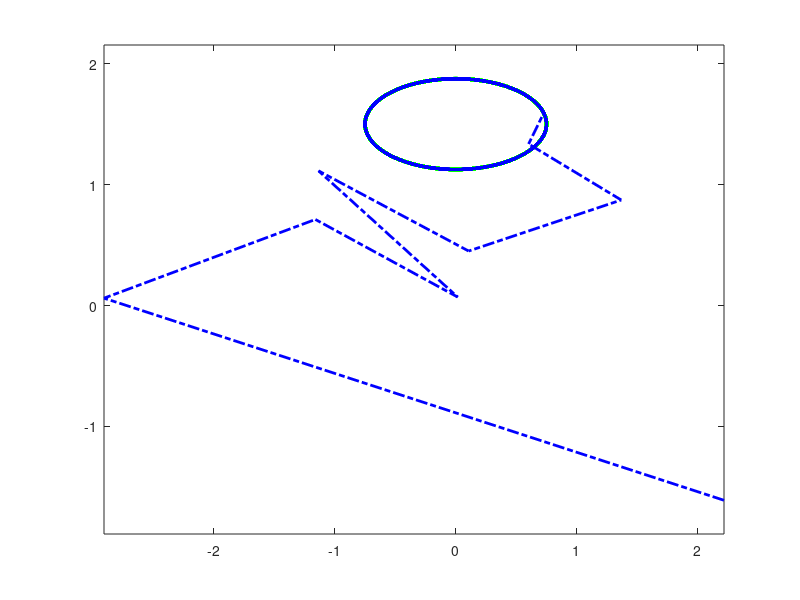

Write MATLAB code to recreate this figure. (Note: this script raises an error after producing the figure.)

%% 2DoF

home
clear
clc
% envirment
g=9.81*1;
% parameters of robot
m=1.5;
L=1.5;
% EF motion
f=1;
A=.75;
phi=pi/2;
Tres=0.005;
time=0:Tres:4/f;


% % Circle motion
% f=0.5;
% phi=pi/2;
% Tres=0.005;
% time=0:Tres:10/f;
% Middle=ceil(9*length(time)/10);
% xef=A*cos(2*pi*f*time)+0;
% yef=A*sin(2*pi*f*time)+2;
% Dxef=-(2*pi*f)*A*sin(2*pi*f*time);
% Dyef= (2*pi*f)*A*cos(2*pi*f*time);
% D2xef=-(2*pi*f)^2*A*cos(2*pi*f*time);
% D2yef=-(2*pi*f)^2*A*sin(2*pi*f*time);
% q1=deg2rad(-60);
% q2=deg2rad(48.031);
% q3=deg2rad(-51.317);


% % Line motion: Horizontal
% phi=0;
% time=0:Tres:20/f;
% Middle=ceil(19*length(time)/20);
% xef=A*cos(2*pi*f*time+phi);
% yef=2.5*ones(size(time));
% Dxef=-(2*pi*f)*A*sin(2*pi*f*time+phi);
% Dyef= 2*zeros(size(time));
% D2xef=-(2*pi*f)^2*A*cos(2*pi*f*time+phi);
% D2yef= 2*zeros(size(time));
% q1=deg2rad( 42.7023); % 41.7023 deg for y=2.5m  ,  22.2 deg for y=2.0m
% q2=deg2rad(19.2663); % 18.2663 deg for y=2.5m  ,  29.468 deg for y=2.0m
% q3=deg2rad(80.3377); % 44.3377 deg for y=2.5m  ,  71.431 deg for y=2.0m

% Ellipose motion
f=0.5;
Tres=0.01;
time=0:Tres:41/f;
Middle1=ceil(39*length(time)/41);
Middle2=ceil(40*length(time)/41);
xef=A*cos(2*pi*f*time)+0;
yef=A/2*sin(2*pi*f*time)+1.5;
Dxef=-(2*pi*f)*A*sin(2*pi*f*time);
Dyef= (2*pi*f)*A/2*cos(2*pi*f*time);
D2xef=-(2*pi*f)^2*A*cos(2*pi*f*time);
D2yef=-(2*pi*f)^2*A/2*sin(2*pi*f*time);
q1=deg2rad(-60);
q2=deg2rad(48.031);


figure('name','Path (3DoF)')
plot(xef,yef,'linewidth',2.5,'linestyle','-','color','g')

Pos=[xef;yef];
DPos=[Dxef;Dyef];
D2Pos=[D2xef;D2yef];


for i=1:length(time)-1
    lPos=L*[cos(q1(i))+cos(q1(i)+q2(i));
            sin(q1(i))+sin(q1(i)+q2(i))];

    cPos=Pos(:,i+1);
    dx=cPos-lPos;

    JJ=L*[-sin(q1(i))-sin(q1(i)+q2(i)), -sin(q1(i)+q2(i));
           cos(q1(i))+cos(q1(i)+q2(i)),  cos(q1(i)+q2(i))]; 

    dq=JJ^-1*dx;
    q1(i+1)=q1(i)+dq(1);
    q2(i+1)=q2(i)+dq(2);
    
end



rPosVal=L*[cos(q1)+cos(q1+q2);
        sin(q1)+sin(q1+q2)];
hold all
plot(rPosVal(1,:),rPosVal(2,:),'linewidth',2,'linestyle','-.','color','b')
hold off
axis equal

q=[q1;q2];
Dq=differential(q,time,Tres);
D2q=differential(Dq,time,Tres);
torqueDesire=TorqueCalculatorMain2(D2q,Dq,q,g,m,m,L,L);


%%
% show    
% close all
figure('name','Path (3DoF)')
    plot(xef(Middle1:Middle2),yef(Middle1:Middle2),'linewidth',2.5,'linestyle','-','color','g')
    hold on 
    plot(rPosVal(1,Middle1:Middle2),rPosVal(2,Middle1:Middle2),'linewidth',2,'linestyle','-.','color','b')
    legend('Desired','Static Path Planing')
    hold off
    axis equal

figure('name','Joint Trajectories')
    subplot(2,1,1)
    plot(time(Middle1:Middle2),q1(Middle1:Middle2))
    grid on
    subplot(2,1,2)
    plot(time(Middle1:Middle2),q2(Middle1:Middle2))
    grid on
    

figure('name','Desired Power vs Time')
%     subplot(3,1,1)
%     plot(time(Middle1:Middle2),torqueDesire(1,Middle1:Middle2).*Dq(1,Middle1:Middle2))
%     grid on
%     subplot(3,1,2)
%     plot(time(Middle1:Middle2),torqueDesire(2,Middle1:Middle2).*Dq(2,Middle1:Middle2))
%     grid on
%     subplot(3,1,3)
%     plot(time(Middle1:Middle2),torqueDesire(3,Middle1:Middle2).*Dq(3,Middle1:Middle2))
%     grid on
    plot(time(Middle1:Middle2),torqueDesire(:,Middle1:Middle2).*Dq(:,Middle1:Middle2),'linewidth',2)
    set(gca,'fontsize',12,'FontWeight','bold')
    legend('u_1','u_2','u_3')
    xlabel('time (s)','fontsize',14,'FontWeight','bold')
    ylabel('u','fontsize',14,'FontWeight','bold')
    grid on
    
    
figure('name','Desired Torque vs Time')
    plot(time(Middle1:Middle2),torqueDesire(:,Middle1:Middle2))
    legend('u_1','u_2','u_3')
    xlabel('time (s)')
    ylabel('u')
    grid on
    


figure('name','Desired Torque vs Angle')
    subplot(2,1,1)
    plot(rad2deg(q1(Middle1:Middle2)),torqueDesire(1,Middle1:Middle2),...
        'Color',[0.87058824300766 0.490196079015732 0],'linewidth',2)
    title('Initial Required Torque-Angle Profile','FontSize',16);
    xlabel('q_1 (deg)','FontWeight','bold','FontSize',14,'FontName','mwa_cmb10');
    ylabel('u_1 (N.m)','FontWeight','bold','FontSize',14,'FontName','mwa_cmb10');
    set(gca,'YMinorGrid','on')
    grid on
    
    subplot(2,1,2)
    plot(InRangeShifter(rad2deg(q2(Middle1:Middle2))),torqueDesire(2,Middle1:Middle2),...
            'Color',[0.87058824300766 0.490196079015732 0],'linewidth',2)
    xlabel('q_2 (deg)','FontWeight','bold','FontSize',14,'FontName','mwa_cmb10');
    ylabel('u_2 (N.m)','FontWeight','bold','FontSize',14,'FontName','mwa_cmb10');
    set(gca,'YMinorGrid','on')
    grid on
    
    
% Y=[q1(1:end)',q2(1:end)',q3(1:end)'];
% % AnimBot3DOF(time(1:end),Y,L);

IntAbsUdqDesire_Opt=sum(sum(abs(torqueDesire(:,Middle1:Middle2).*Dq(:,Middle1:Middle2)),2))*Tres
    
%%
tic
% DoF system
nn=2; % number of joints
% DoF of Optimization 
rQ=40; % Degree of joint trajectory
rU=4; % Degree of passive torque
rB=1;
% WeightMatrix
Weight=[3 2 1]';
Weight=Weight*1;
Sat=[1,1,1];
SampleRate=10;

% Landa for [DQ  D2q ]
SeletcStr={'DQ','D2Q'};
SelectLanda=[0 1];
% Landa=[.1 1e-7 .1 1e-7];   % [landa_1* Beta'*Beta    Landa_2*(D2Q*Beta)'*(D2Q*Beta)
                           %  landa_3* Theta'*Theta  Landa_4*(D2Qhat*Theta)'*(D2Qhat*Theta) ]          
 Landa=[.0002 1e-6 .0002 1e-7]*1; % for linear
%%

Time=time(Middle1:Middle2)-time(Middle1);
Q1=q1(Middle1:Middle2);
Q2=q2(Middle1:Middle2);
QJ=[Q1;Q2];

Qhat1=Q1+Q2;
QhatJ=[Qhat1];

% Q_CF1_U2=load('temp2','Q_Opt');
% Q1=Q_Opt(1,:);
% Q2=Q_Opt(2,:);
% Q3=Q_Opt(3,:);
XEF=xef(Middle1:Middle2);
YEF=yef(Middle1:Middle2);
DXEF=Dxef(Middle1:Middle2);
DYEF=Dyef(Middle1:Middle2);
D2XEF=D2xef(Middle1:Middle2);
D2YEF=D2yef(Middle1:Middle2);
TorqueDesQ1=torqueDesire(1,Middle1:Middle2);
TorqueDesQ2=torqueDesire(2,Middle1:Middle2);
TorqueDesire=[TorqueDesQ1;TorqueDesQ2];


% [Alpha_Q1,BezireCoef_q1]= BezierCoeffinet(Time,Q1,rQ);
% [Alpha_Q2,BezireCoef_q2]= BezierCoeffinet(Time,Q2,rQ);

% Q1val=polyval(Alpha_Q1,Time);
% Q2val=polyval(Alpha_Q2,Time);
% QVal=[Q1val;Q2val];


% RPosVal=L*[cos(Q1val)+cos(Q1val+Q2val);
%            sin(Q1val)+sin(Q1val+Q2val)];

    
[BetaOptimal,ThetaOptimal,CostActuation,CostD2Q,CostParaReg,TorquePassiveOptimal,TorqueBicepsOptimal]= ...
            OptimalParam(QJ,QhatJ,TorqueDesire,nn,rU,rB,Landa,Weight,SampleRate);

CostRequired=0;
 for i=1:nn
    CostRequired=CostRequired + ...
          Weight(i)*( 1/2*(TorqueDesire(i,:)')'*TorqueDesire(i,:)');
 end
CostRequired*Tres
           
        
Cost=(CostActuation+ Landa(1:2:4)*CostParaReg+Landa(2:2:4)*CostD2Q)*Tres;
% Y=[Q1(1:end)',Q2(1:end)',Q3(1:end)'];
% AnimBot3DOF(Time,Y,L);


TorqueActive=TorqueDesire-TorquePassiveOptimal-[TorqueBicepsOptimal;zeros(size(Q1))]-[zeros(size(Q1));TorqueBicepsOptimal];
WorkActuator    =sum(sum(abs(TorqueActive.*Dq(:,Middle1:Middle2)),2))*Tres;
WorkDesire      =sum(sum(abs(TorqueDesire.*Dq(:,Middle1:Middle2)),2))*Tres;
Title=sprintf('%10s  %15s %15s'  ,   'Cost','Req. Work','Act. Work');
Result=sprintf('% 11.2f  % 11.2f % 15.2f'  ,   Cost,WorkDesire,WorkActuator);
disp('-------------------------------------------------------')
disp(Title)
disp(Result)

%%
figure('name','Path (3DoF)')
    plot(XEF,YEF,'linewidth',2.5,'linestyle','-','color','g')
    hold on 
    plot(RPosVal(1,:),RPosVal(2,:),'linewidth',2,'linestyle','-.','color','b')
    legend('Desired','Static Path Planing')
    hold off
    axis equal

figure('name','Passive Torques')
    subplot(3,3,1)
    plot(Q1,TorqueDesQ1-TorqueBicepsOptimal(1,:),'linewidth',2,'linestyle','-','color','b')
    hold on
    plot(Q1,TorquePassiveOptimal(1,:),'linewidth',2,'linestyle','-.','color','r')
    hold off
    grid on
    xlabel('q_1')
    ylabel('u_r_1-u_b_1')
%     legend('Desired Torque','PassiveTorque')
    subplot(3,3,2)
    plot(Q1,TorqueActive(1,:),'linewidth',2)
    grid on
    xlabel('q_1')
    ylabel('u_a_1')
    title('Active Torque')
    
    subplot(3,3,4)
    plot(Q2,TorqueDesQ2-TorqueBicepsOptimal(1,:)-TorqueBicepsOptimal(2,:),'linewidth',2,'linestyle','-','color','b')
    hold on
    plot(Q2,TorquePassiveOptimal(2,:),'linewidth',2,'linestyle','-.','color','r')
    hold off
    grid on
    xlabel('q_2')
    ylabel('u_r_2-u_b_1-u_b_2')
%     legend('Desired Torque','PassiveTorque')
    subplot(3,3,5)
    plot(Q2,TorqueActive(2,:),'linewidth',2)
    grid on
    xlabel('q_2')
    ylabel('u_a_2')
    title('Active Torque')
    
    subplot(3,3,7)
%     plot(Q3,TorqueDesQ3-TorqueBicepsOptimal(2,:),'linewidth',2,'linestyle','-','color','b')
%     hold on
%     plot(Q3,TorquePassiveOptimal(3,:),'linewidth',2,'linestyle','-.','color','r')
%     hold off
%     grid on
%     xlabel('q_3')
%     ylabel('u_r_3-u_b_2')
% %     legend('Desired Torque','PassiveTorque')
%     subplot(3,3,8)
%     plot(Q3,TorqueActive(3,:),'linewidth',2)
%     grid on
%     xlabel('q_3')
%     ylabel('u_a_3')
%     title('Active Torque')
    
    subplot(3,3,3)
    plot(Qhat1,TorqueDesQ1+TorqueDesQ2-TorquePassiveOptimal(1,:)-TorquePassiveOptimal(2,:)-TorqueBicepsOptimal(2,:),'linewidth',2,'linestyle','-','color','b')
    hold on
    plot(Qhat1,2*TorqueBicepsOptimal(1,:),'linewidth',2,'linestyle','-.','color','r')
    hold off
    grid on
    xlabel('q_1+q_2')
    ylabel('u_r_1+u_r_2-u_u_1-u_u_2-u_b_2')
%     legend('Desired Torque','PassiveTorque')

    subplot(3,3,6)
    plot(Qhat2,TorqueDesQ2+TorqueDesQ3-TorquePassiveOptimal(2,:)-TorquePassiveOptimal(3,:)-TorqueBicepsOptimal(1,:),'linewidth',2,'linestyle','-','color','b')
    hold on
    plot(Qhat2,2*TorqueBicepsOptimal(2,:),'linewidth',2,'linestyle','-.','color','r')
    hold off
    grid on
    xlabel('q_2+q_3')
    ylabel('u_r_2+u_r_3-u_u_2-u_u_3-u_b_1')

    
figure('name','Compare Torques')
    subplot(3,1,1)
    plot(Q1,TorqueDesQ1,'linewidth',2,'linestyle','-','color','b')
    xlabel('q_1')
    ylabel('u_1')
    hold on
    plot(Q1,TorqueActive(1,:),'linewidth',2,'linestyle','-','color','r')
    hold off
    grid on
    subplot(3,1,2)
    plot(Q2,TorqueDesQ2,'linewidth',2,'linestyle','-','color','b')
    xlabel('q_2')
    ylabel('u_2')
    hold on
    plot(Q2,TorqueActive(2,:),'linewidth',2,'linestyle','-','color','r')
    hold off
    grid on
    subplot(3,1,3)
    plot(Q3,TorqueDesQ3,'linewidth',2,'linestyle','-','color','b')
    xlabel('q_3')
    ylabel('u_3')
    hold on
    plot(Q3,TorqueActive(3,:),'linewidth',2,'linestyle','-','color','r')
    hold off
    grid on
    
    

    
figure('name','Time Torques')
    subplot(3,1,1)
    plot(Time,TorqueDesQ1,'linewidth',2,'linestyle','-','color','b')
    hold on
    plot(Time,TorquePassiveOptimal(1,:),'linewidth',2,'linestyle','-.','color','g')
    plot(Time,TorqueBicepsOptimal(1,:),'linewidth',2,'linestyle','-.','Color',[0.75 0 0.75])
    plot(Time,TorqueActive(1,:),'linewidth',2,'linestyle','-','color','r')
    hold off
    grid on
    set(gca,'FontWeight','bold','FontSize',12,'FontName','mwa_cmb10');
    ylabel('u_1 (N.m)','FontWeight','bold','FontSize',14,'FontName','mwa_cmb10');
    Llg=legend('u_r_1','u_u_1','u_b_1','u_a_1');
    set(Llg,'orientation','horizontal')
    xlim([Time(1) Time(end)])
    subplot(3,1,2)
    plot(Time,TorqueDesQ2,'linewidth',2,'linestyle','-','color','b')
    hold on
    plot(Time,TorquePassiveOptimal(2,:),'linewidth',2,'linestyle','-.','color','g')
    plot(Time,TorqueBicepsOptimal(1,:),'linewidth',2,'linestyle','-.','Color',[0.75 0 0.75])
    plot(Time,TorqueBicepsOptimal(2,:),'linewidth',2,'linestyle','-.','Color',[0.75 .75 0.75])
    plot(Time,TorqueActive(2,:),'linewidth',2,'linestyle','-','color','r')
    hold off
    grid on
    set(gca,'FontWeight','bold','FontSize',12,'FontName','mwa_cmb10');
    ylabel('u_2 (N.m)','FontWeight','bold','FontSize',14,'FontName','mwa_cmb10');
    Llg=legend('u_r_2','u_u_2','u_b_1','u_b_2','u_a_2');
    set(Llg,'orientation','horizontal')
    xlim([Time(1) Time(end)])
    subplot(3,1,3)
    plot(Time,TorqueDesQ3,'linewidth',2,'linestyle','-','color','b')
    hold on
    plot(Time,TorquePassiveOptimal(3,:),'linewidth',2,'linestyle','-.','color','g')
    plot(Time,TorqueBicepsOptimal(2,:),'linewidth',2,'linestyle','-.','Color',[0.75 .75 0.75])
    plot(Time,TorqueActive(3,:),'linewidth',2,'linestyle','-','color','r')
    hold off
    grid on
    set(gca,'FontWeight','bold','FontSize',12,'FontName','mwa_cmb10');
    ylabel('u_2 (N.m)','FontWeight','bold','FontSize',14,'FontName','mwa_cmb10');
    Llg=legend('u_r_3','u_u_3','u_b_2','u_a_3');
    set(Llg,'orientation','horizontal')
    xlim([Time(1) Time(end)])
    
%  toc
 
 

%%
% DoF system
nn=2; % number of joints
% DoF of Optimization 
rQ=8; % Degree of joint trajectory
rU=3; % Degree of passive torque
% B matrix
B=eye(nn);
% WeightMatrix
Weight=[ 3 2]';
Sat=[1,1];

% Landa for [DQ  D2q ]
SeletcStr={'DQ','D2Q'};
SelectLanda=[0 1];
Landa=[1e-7 1e-3];

Time=time(Middle:end)-time(Middle);
Q1=q1(Middle:end);
Q2=q2(Middle:end);
XEF=xef(Middle:end);
YEF=yef(Middle:end);
DXEF=Dxef(Middle:end);
DYEF=Dyef(Middle:end);
D2XEF=D2xef(Middle:end);
D2YEF=D2yef(Middle:end);
TorqueDesQ1=torqueDesire(1,Middle:end);
TorqueDesQ2=torqueDesire(2,Middle:end);
TorqueDesire=[TorqueDesQ1;TorqueDesQ2];


[Alpha_Q1,BezireCoef_q1]= BezierCoeffinet(Time,Q1,rQ);
[Alpha_Q2,BezireCoef_q2]= BezierCoeffinet(Time,Q2,rQ);
Q1val=polyval(Alpha_Q1,Time);
Q2val=polyval(Alpha_Q2,Time);
QVal=[Q1val;Q2val];

    
CoefBLS_UPassive1 = LSParamPoly(Q1',TorqueDesQ1',rU,(Landa.*SelectLanda),Sat(1));    
CoefBLS_UPassive2 = LSParamPoly(Q2',TorqueDesQ2',rU,(Landa.*SelectLanda),Sat(2));    
CoefBLS_UPassive=[CoefBLS_UPassive1;CoefBLS_UPassive2];

TorquePassiveQ1val=polyval(CoefBLS_UPassive1,Q1);
TorquePassiveQ2val=polyval(CoefBLS_UPassive2,Q2);
TorquePassiveVal=[TorquePassiveQ1val; TorquePassiveQ2val];
    

% Integral Matrix
IntU2=0;
Cost=0;
CostSub=0;
CostSlopeD1Q=0;
CostSlopeD2Q=0;
for i=1:nn
    QQ=[];
    DQ=[];
    CoefBLSI = LSParamPoly(QVal(i,:),TorqueDesire(i,:)',rU,Landa,Sat(i));    
    for j=1:length(QVal(i,:))
         QQ(j,:) = QVal(i,j).^(rU:-1:0)';
         DQ(j,:) = ([QVal(i,j).^(rU-1:-1:0) 0].*(rU:-1:0))';
         D2Q(j,:) = ([QVal(i,j).^(rU-2:-1:0) 0 0].*(rU:-1:0).*(rU-1:-1:-1))';
    end

    IntU2=IntU2 + ...
          Weight(i)* 1/2*(TorqueDesire(i,:)' - QQ*CoefBLSI )'* (TorqueDesire(i,:)' - QQ*CoefBLSI )*Tres;

    CostSlopeD1Q = CostSlopeD1Q + Weight(i)* 1/2*CoefBLSI'*(DQ'*DQ)*CoefBLSI*Tres;
    CostSlopeD2Q = CostSlopeD2Q + Weight(i)* 1/2*CoefBLSI'*(D2Q'*D2Q)*CoefBLSI*Tres;
end




BetaOptimal=[CoefBLS_UPassive1;CoefBLS_UPassive2];
TorquePassiveQ1valOptimal=polyval(BetaOptimal(0*(rU+1)+1:1*(rU+1)),Q1);
TorquePassiveQ2valOptimal=polyval(BetaOptimal(1*(rU+1)+1:2*(rU+1)),Q2val);
TorquePassiveValOptimal=[TorquePassiveQ1valOptimal; TorquePassiveQ2valOptimal];

 
figure('name','Desired Torque vs Angle')
    subplot(2,1,1)
    plot(rad2deg(q1(Middle:end)),torqueDesire(1,Middle:end),'linewidth',2)
    hold all
    plot(rad2deg(q1(Middle:end)),TorquePassiveQ1val,'linewidth',2)
    title('Initial Desired Torque-Angle Profile','FontWeight','normal','FontSize',16,'FontName','Times');
    xlabel('q_1 (deg)','FontWeight','bold','FontSize',14,'FontName','mwa_cmb10');
    ylabel('\tau_1 (N.m)','FontWeight','bold','FontSize',14,'FontName','mwa_cmb10');
    set(gca,'YMinorGrid','on')
    grid on
    
    subplot(2,1,2)
    plot((rad2deg(q2(Middle:end))),torqueDesire(2,Middle:end),'linewidth',2)
    hold all
    plot(rad2deg(q2(Middle:end)),TorquePassiveQ2val,'linewidth',2)
    xlabel('q_2 (deg)','FontWeight','bold','FontSize',14,'FontName','mwa_cmb10');
    ylabel('\tau_2 (N.m)','FontWeight','bold','FontSize',14,'FontName','mwa_cmb10');
    set(gca,'YMinorGrid','on')
    grid on
    
IntU2
CostSlopeD2Q
TotalCost_Opt = IntU2   + sum(Landa.*SelectLanda.*[CostSlopeD1Q CostSlopeD2Q])
TorqueActive=torqueDesire(:,Middle:end)-TorquePassiveVal;
IntAbsUdqActive=sum(sum(abs(TorqueActive.*Dq(:,Middle:end)),2))*Tres
IntAbsUdqActive=sum(sum(abs(torqueDesire(:,Middle:end).*Dq(:,Middle:end)),2))*Tres


%% 3DoF

clear
close
home

% envirment
g=9.81*0;

% parameters of robot
m=1;
L=1;

% EF motion
f=1;
A=1;
phi=0;
Tres=0.005;
time=0:Tres:10/f;

Start=ceil(length(time)/4);

% % Circle Motion
% Xef=A*cos(2*pi/f*time)+1.5;
% Yef=A*sin(2*pi/f*time)+1;
% 
% DXef=-(2*pi/f)*A*sin(2*pi/f*time);
% DYef= (2*pi/f)*A*cos(2*pi/f*time);
% 
% D2Xef=-(2*pi/f)^2*A*cos(2*pi/f*time);
% D2Yef=-(2*pi/f)^2*A*sin(2*pi/f*time);
% q1=deg2rad(0);
% q2=deg2rad(8.031);
% q3=deg2rad(51.317);


% Line motion: Horizontal
Xef=A*cos(2*pi*f*time+phi);
Yef=2.5*ones(size(time));
DXef=-(2*pi*f)*A*sin(2*pi*f*time+phi);
DYef= 2*zeros(size(time));
D2Xef=-(2*pi*f)^2*A*cos(2*pi*f*time+phi);
D2Yef= 2*zeros(size(time));
q1=deg2rad( 22.7023); % 41.7023 deg for y=2.5m  ,  22.2 deg for y=2.0m
q2=deg2rad(29.2663); % 18.2663 deg for y=2.5m  ,  29.468 deg for y=2.0m
q3=deg2rad(80.3377); % 44.3377 deg for y=2.5m  ,  71.431 deg for y=2.0m



figure('name','Path (3DoF)')
plot(Xef,Yef,'linewidth',2.5,'linestyle','-','color','g')

Pos=[Xef;Yef];
DPos=[DXef;DYef];
D2Pos=[D2Xef;D2Yef];

%%%%%%%%%%%%%%%%%%%%%%%%%

for i=1:length(time)-1
    lPos=L*[cos(q1(i))+cos(q1(i)+q2(i))+cos(q1(i)+q2(i)+q3(i));
            sin(q1(i))+sin(q1(i)+q2(i))+sin(q1(i)+q2(i)+q3(i))];

    cPos=Pos(:,i);
    dx=cPos-lPos;

    JJ=L*[-sin(q1(i))-sin(q1(i)+q2(i))-sin(q1(i)+q2(i)+q3(i)), -sin(q1(i)+q2(i))-sin(q1(i)+q2(i)+q3(i)), -sin(q1(i)+q2(i)+q3(i));
           cos(q1(i))+cos(q1(i)+q2(i))+cos(q1(i)+q2(i)+q3(i)),  cos(q1(i)+q2(i))+cos(q1(i)+q2(i)+q3(i)),  cos(q1(i)+q2(i)+q3(i))]; 

    dq=JJ'*(JJ*JJ')^-1*dx;

    q1(i+1)=q1(i)+dq(1);
    q2(i+1)=q2(i)+dq(2);
    q3(i+1)=q3(i)+dq(3);
    
end



RPos=L*[cos(q1)+cos(q1+q2)+cos(q1+q2+q3);
        sin(q1)+sin(q1+q2)+sin(q1+q2+q3)];
hold all
plot(RPos(1,:),RPos(2,:),'linewidth',2,'linestyle','-.','color','b')

%%%%%%%%%%%%%%%%%%%%%
OdeOpt= odeset('RelTol',1e-5,'AbsTol',1e-5*ones(1,7));
InitState=deg2rad([ 0 8.031 51.317 ,0 0 0, 0]);
DPos=[DXef;DYef];
D2Pos=[D2Xef;D2Yef];

Kp=10000;
Kd=200;

[T,Y] = ode15s(@(t,Y)SirDyn(t,Y,g,L,m,Pos,DPos,D2Pos,time,Kp,Kd), time,InitState,OdeOpt);

EnergyABS=Y(end,end)

q1=Y(:,1)';
q2=Y(:,2)';
q3=Y(:,3)';
RPos=L*[cos(q1)+cos(q1+q2)+cos(q1+q2+q3);
        sin(q1)+sin(q1+q2)+sin(q1+q2+q3)];
plot(RPos(1,:),RPos(2,:),'linewidth',2,'linestyle','--','color','r')
xlabel('x')
ylabel('y')
hold off
axis equal
legend('Desired','Static path planing','dynamic path planing')

torqueDesire=TorqueCalculator(T,Y,g,m,m,m,L,L,L,Pos,DPos,D2Pos,time,Kp,Kd);
figure('name','Torque')
plot(time(Start:end),torqueDesire(:,Start:end))
legend('\tau_1','\tau_2','\tau_3')
xlabel('time (s)')
ylabel('\tau')
